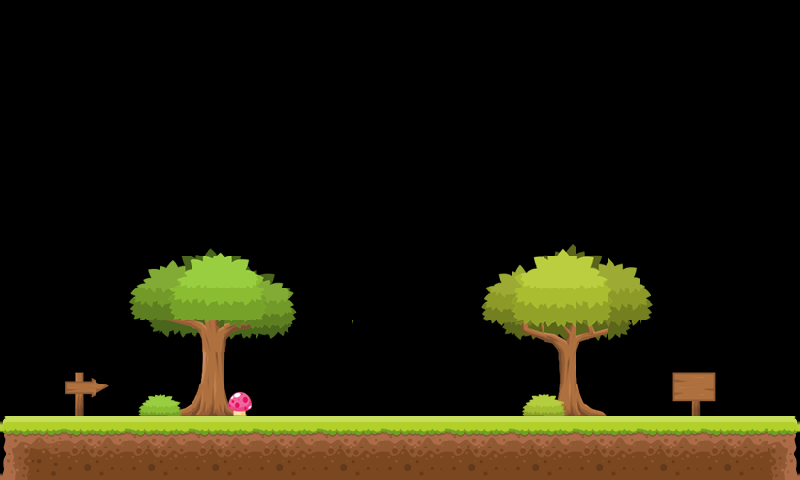

A 2D game scene composited from a Tiled map and its tileset images. What follows is a short description and the map's XML, with each tile layer's data collapsed to a summary:
An orthogonal 25x15 tile map with 32x32 px tiles, 2 tile layers (Слой тайлов 1, Слой тайлов 2) and 22 objects (LEFTWALL, SKYWALL, RIGHTWALL).

<map version="1.0" orientation="orthogonal" renderorder="right-down" width="25" height="15" tilewidth="32" tileheight="32" nextobjectid="508">
 <tileset firstgid="1" name="tile2" tilewidth="32" tileheight="32" spacing="4" margin="4" tilecount="196" columns="14">
  <image source="tmx/tile2.png" width="512" height="512" />
 </tileset>
 <layer name="Слой тайлов 1" width="25" height="15">
  <data>[375 cells, 200 non-empty, 86 distinct tile ids]</data>
 </layer>
 <objectgroup name="object" width="25" height="15">
  <object id="24" x="0" y="416" width="798" height="64" />
  <object id="17" name="LEFTWALL" x="1" y="1" width="5" height="480" />
  <object id="18" name="SKYWALL" x="3" y="0" width="800" height="5" />
  <object id="19" name="RIGHTWALL" x="795" y="3" width="5" height="480" />
 </objectgroup>
 <layer name="Слой тайлов 2" width="25" height="15">
  <data>[375 cells, 13 non-empty, 13 distinct tile ids]</data>
 </layer>
 <objectgroup name="boxStatic" width="25" height="15">
  <object id="483" x="288" y="352" width="64" height="64" />
  <object id="487" x="416" y="352" width="64" height="64" />
 </objectgroup>
 <objectgroup name="rectangleVerticalDensitySmall" width="25" height="15">
  <object id="488" x="320" y="288" width="32" height="64" />
  <object id="489" x="416" y="288" width="32" height="64" />
 </objectgroup>
 <objectgroup name="rectangle1" width="25" height="15">
  <object id="490" x="320" y="256" width="128" height="32" />
  <object id="495" x="385" y="224" width="128" height="32" />
  <object id="496" x="257" y="224" width="128" height="32" />
  <object id="497" x="320" y="192" width="128" height="32" />
  <object id="500" x="320" y="128" width="128" height="32" />
 </objectgroup>
 <objectgroup name="boxSmallDensity" width="25" height="15">
  <object id="498" x="320" y="160" width="32" height="32" />
  <object id="499" x="416" y="160" width="32" height="32" />
 </objectgroup>
 <objectgroup name="boxSmall" width="25" height="15">
  <object id="501" x="320" y="96" width="32" height="32" />
  <object id="502" x="352" y="96" width="32" height="32" />
  <object id="503" x="384" y="96" width="32" height="32" />
  <object id="504" x="416" y="96" width="32" height="32" />
  <object id="505" x="352" y="64" width="32" height="32" />
  <object id="506" x="384" y="64" width="32" height="32" />
 </objectgroup>
 <objectgroup name="apple2" width="25" height="15">
  <object id="507" x="368" y="32" width="32" height="32" />
 </objectgroup>
</map>